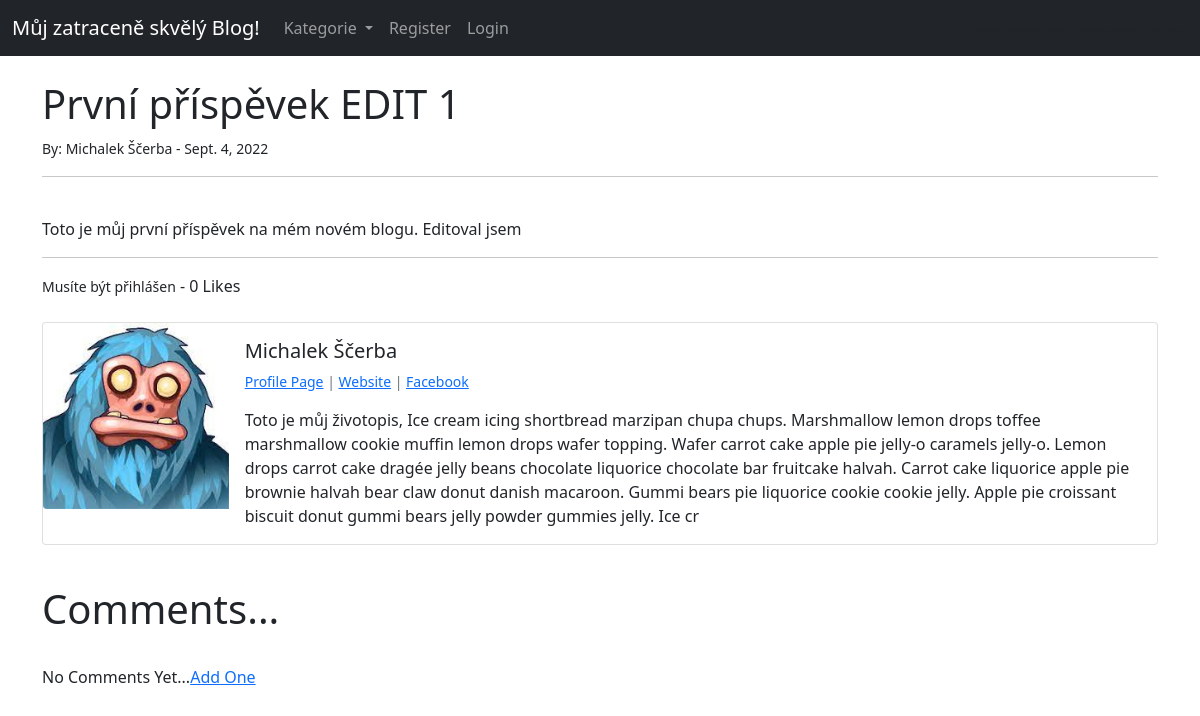
The app's page /article/1 with its own data.
### theblog/models.py (models this page shows, shortened)
class Post(models.Model):
	title = models.CharField(max_length=255)
	header_image = models.ImageField(null=True, blank=True, upload_to='images/')
	title_tag = models.CharField(max_length=255)
	author = models.ForeignKey(User, on_delete=models.CASCADE)
	body = RichTextField(blank=True, null=True)
	post_date = models.DateField(auto_now_add=True)
	category = models.CharField(max_length=255, default='coding')
	snippet = models.CharField(max_length=255)
	likes = models.ManyToManyField(User, related_name='blog_posts')
	def total_likes(self):
		return self.likes.count()

class Profile(models.Model):
	user = models.OneToOneField(User, null=True, on_delete=models.CASCADE)
	bio = models.TextField()
	profile_pic = models.ImageField(null=True, blank=True, upload_to='images/profile/')
	website_url = models.CharField(max_length=255, null=True, blank=True)
	facebook_url = models.CharField(max_length=255, null=True, blank=True)
	twitter_url = models.CharField(max_length=255, null=True, blank=True)
	instagram_url = models.CharField(max_length=255, null=True, blank=True)
	pinterest_url = models.CharField(max_length=255, null=True, blank=True)

### theblog/views.py (the view)
# urls.py: path('article/<int:pk>', ArticleDetailView.as_view(), name="article-detail"),
class ArticleDetailView(DetailView):
	model = Post
	template_name = 'article_details.html'
	def get_context_data(self, *args, **kwargs):
    		cat_menu = Category.objects.all()
    		context = super(ArticleDetailView, self).get_context_data(*args, **kwargs)
    		stuff = get_object_or_404(Post, id=self.kwargs['pk'])
    		total_likes = stuff.total_likes()
    		liked = False
    		if stuff.likes.filter(id=self.request.user.id).exists():
    			liked = True
    		context["cat_menu"] = cat_menu
    		context["total_likes"] = total_likes
    		context["liked"] = liked
    		return context

### theblog/models.py (called while the page is built)
	def __str__(self):
    		return self.name

### theblog/templates/article_details.html (shortened to what this page needs)
{% extends 'base.html' %}
{% load static %}
{% block content %}
<h1>{{ post.title }}</h1>
<small>By: {{ post.author.first_name }} {{ post.author.last_name }} - {{ post.post_date }}
</small><br>
<hr>
<br>
{{ post.body|safe }}
<hr>
<form action="{% url 'like_post' post.pk %}" method="POST">
{% if user.is_authenticated %}
	{% if liked %}
		<button type="submit", name="post_id", value="{{ post.id }}", class="btn btn-danger btn-sm">Unlike</button>
	{% else %}
		<button type="submit", name="post_id", value="{{ post.id }}", class="btn btn-primary btn-sm">Like</button>
	{% endif %}
{% else%}
	<small>Musíte být přihlášen</small>
{% endif %}
	- {{ total_likes }} Likes
</form>
<br>
<div class="card mb-3">
	<div class="row g-0">
		<div class="col-md-2">
{% if post.author.profile.profile_pic %}
			<img src="{{ post.author.profile.profile_pic.url }}" class="img-fluid rounded-start">
{% else %}
			<img src="{% static 'theblog/images/default-profile.jpeg' %}" class="img-fluid rounded-start">
{% endif %}
		</div>
		<div class="col-md-10">
			<div class="card-body">
				<h5 class="card-title">
					{{ post.author.first_name }}
					{{ post.author.last_name }}
				</h5>
				<p class="small text-muted">
					{% if post.author.profile.id %}
						<a href="{% url 'show_profile_page' post.author.profile.id %}">Profile Page</a>
					{% endif%}
					{% if post.author.profile.website_url %}
						| <a href="{{ post.author.profile.website_url }}">Website</a>
					{% endif%}
					{% if post.author.profile.facebook_url %}
						| <a href="{{ post.author.profile.facebook_url }}">Facebook</a>
					{% endif%}
				</p>
				<p class="card-text">
					{{ post.author.profile.bio }}
				</p>
			</div>
		</div>
	</div>
</div>
<br>
<h1>Comments...</h1>
<br>
{% if not post.comments.all %}
No Comments Yet...<a href="{% url 'add_comment' post.pk %}">Add One</a>
{% endif %}
{% endblock %}

### records on screen
Post: title "První příspěvek EDIT 1", author.first_name "Michalek", author.last_name "Ščerba", post_date "Sept. 4, 2022", body "Toto je můj první příspěvek na mém novém blogu. Editoval jsem", author.profile.profile_pic (picture), author.profile.bio "Toto je můj životopis, Ice cream icing shortbread marzipan chupa chups. Marshmallow lemon drops toffee marshmallow cookie muffin lemon drops wafer topping. Wafer carrot cake apple pie jelly-o caramels jelly-o. Lemon drops carrot cake dragée jelly beans chocolate liquorice chocolate bar fruitcake halvah. Carrot cake liquorice apple pie brownie halvah bear claw donut danish macaroon. Gummi bears pie liquorice cookie cookie jelly. Apple pie croissant biscuit donut gummi bears jelly powder gummies jelly. Ice cr"

### other values on screen
{{ total_likes }} "0"
